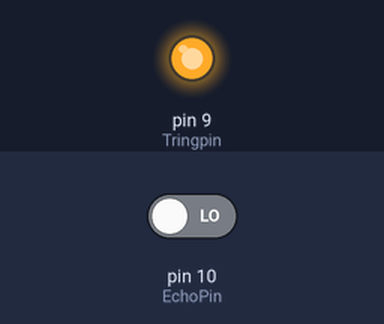
Recording of a sketch running on a simulated Arduino Uno, built with avr-gcc and run on an emulated ATmega328P. Parts: output pins drawn as LEDs (lit = HIGH). The test bench sets the inputs (shaded band); at power-on: pin 10 (EchoPin) LOW. What the sketch prints to the serial monitor is not drawn.

Above: at 0.1 s.
Timing chart, 0 to 1.6 s (numbered marks = the images above):
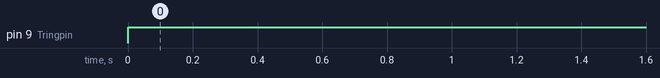

Measured:
- by itself, pin 9 (Tringpin): LOW → HIGH at 0.00 s

The sketch:

Ultrasonic.ino
```cpp
const int Tringpin = 9;
const int EchoPin = 10;
int D = 0;
int Disatance = 0;


void setup() {
  pinMode(Tringpin,OUTPUT);
  pinMode(EchoPin,INPUT);
  Serial.begin(9600);
}

void loop() {
  digitalWrite(Tringpin,LOW);
  delayMicroseconds(10);
  digitalWrite(Tringpin,HIGH);
  delayMicroseconds(10);
  D = pulseIn(EchoPin,HIGH);
  Disatance = ( D * 0.034 ) / 2;
  Serial.print(Disatance);
  Serial.print("\n");

}
```
